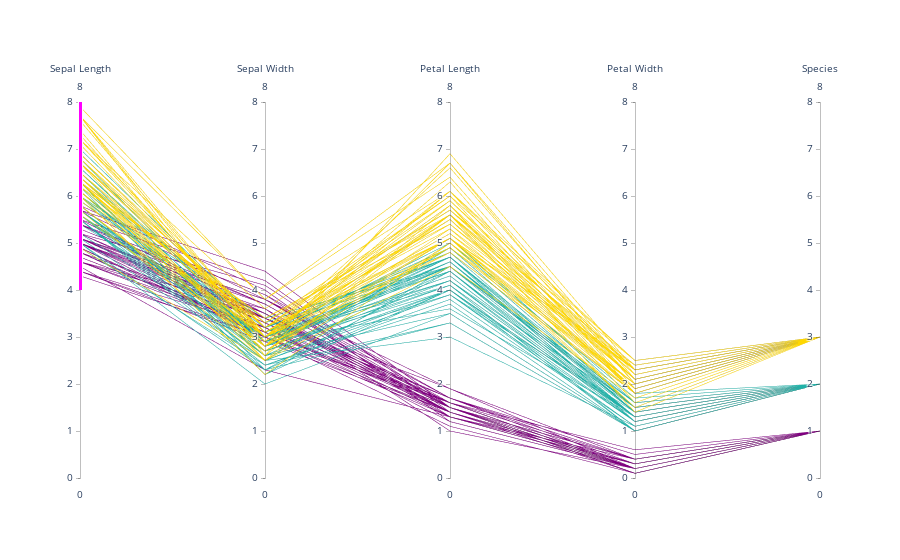

Notebook cell for this chart:
### Code cell
plotly = px.data.iris()

import plotly.graph_objects as go

fig = go.Figure(data=
    go.Parcoords(
        line = dict(color = plotly['species_id'],
                   colorscale = [[0,'purple'],[0.5,'lightseagreen'],[1,'gold']]),
        dimensions = list([
            dict(range = [0,8],
                constraintrange = [4,8],
                label = 'Sepal Length', values = plotly['sepal_length']),
            dict(range = [0,8],
                label = 'Sepal Width', values = plotly['sepal_width']),
            dict(range = [0,8],
                label = 'Petal Length', values = plotly['petal_length']),
            dict(range = [0,8],
                label = 'Petal Width', values = plotly['petal_width']),
            dict(range = [0,8],
                label = 'Species', values = plotly['species_id'])
        ])
    )
)

fig.update_layout(
    plot_bgcolor = 'white',
    paper_bgcolor = 'white'
)

fig.show()

### Figure 1 — Plotly figure (JSON) as saved in the notebook; plotly's stock layout.template omitted (floating-point values rounded to 4 significant figures; data arrays with more than 128 entries replaced by an {"elided": "..."} marker saying what was removed)
{"data": [{"dimensions": [{"constraintrange": [4, 8], "label": "Sepal Length", "range": [0, 8], "values": {"elided": "150 float values"}}, {"label": "Sepal Width", "range": [0, 8], "values": {"elided": "150 float values"}}, {"label": "Petal Length", "range": [0, 8], "values": {"elided": "150 float values"}}, {"label": "Petal Width", "range": [0, 8], "values": {"elided": "150 float values"}}, {"label": "Species", "range": [0, 8], "values": {"elided": "150 int values"}}], "line": {"color": {"elided": "150 int values"}, "colorscale": [[0, "purple"], [0.5, "lightseagreen"], [1, "gold"]]}, "type": "parcoords"}], "layout": {"paper_bgcolor": "white", "plot_bgcolor": "white"}}
